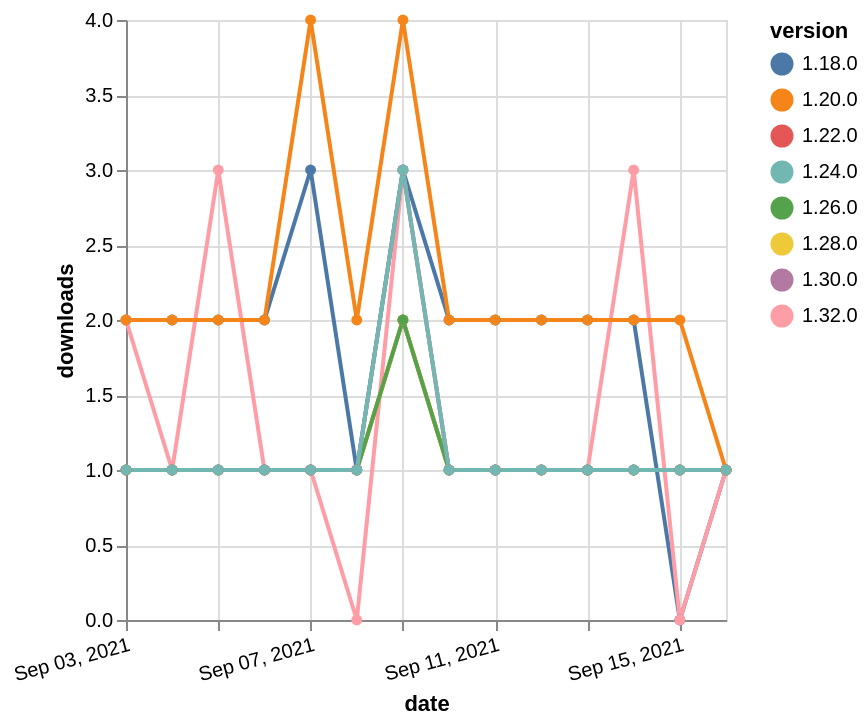

Source (Vega-Lite JSON):
### Vega-Lite specification from a JSON file in a GitHub repository (floating-point values rounded to 4 significant figures)
{"$schema": "https://vega.github.io/schema/vega-lite/v5.json", "description": "A simple bar chart with embedded data.", "data": {"values": [{"date": "2021-09-03", "total": 2328, "delta": 2, "version": "1.18.0"}, {"date": "2021-09-04", "total": 2330, "delta": 2, "version": "1.18.0"}, {"date": "2021-09-05", "total": 2332, "delta": 2, "version": "1.18.0"}, {"date": "2021-09-06", "total": 2334, "delta": 2, "version": "1.18.0"}, {"date": "2021-09-07", "total": 2337, "delta": 3, "version": "1.18.0"}, {"date": "2021-09-08", "total": 2338, "delta": 1, "version": "1.18.0"}, {"date": "2021-09-09", "total": 2341, "delta": 3, "version": "1.18.0"}, {"date": "2021-09-10", "total": 2343, "delta": 2, "version": "1.18.0"}, {"date": "2021-09-11", "total": 2345, "delta": 2, "version": "1.18.0"}, {"date": "2021-09-12", "total": 2347, "delta": 2, "version": "1.18.0"}, {"date": "2021-09-13", "total": 2349, "delta": 2, "version": "1.18.0"}, {"date": "2021-09-14", "total": 2351, "delta": 2, "version": "1.18.0"}, {"date": "2021-09-15", "total": 2351, "delta": 0, "version": "1.18.0"}, {"date": "2021-09-16", "total": 2352, "delta": 1, "version": "1.18.0"}, {"date": "2021-09-03", "total": 129, "delta": 2, "version": "1.32.0"}, {"date": "2021-09-04", "total": 130, "delta": 1, "version": "1.32.0"}, {"date": "2021-09-05", "total": 133, "delta": 3, "version": "1.32.0"}, {"date": "2021-09-06", "total": 134, "delta": 1, "version": "1.32.0"}, {"date": "2021-09-07", "total": 135, "delta": 1, "version": "1.32.0"}, {"date": "2021-09-08", "total": 135, "delta": 0, "version": "1.32.0"}, {"date": "2021-09-09", "total": 138, "delta": 3, "version": "1.32.0"}, {"date": "2021-09-10", "total": 139, "delta": 1, "version": "1.32.0"}, {"date": "2021-09-11", "total": 140, "delta": 1, "version": "1.32.0"}, {"date": "2021-09-12", "total": 141, "delta": 1, "version": "1.32.0"}, {"date": "2021-09-13", "total": 142, "delta": 1, "version": "1.32.0"}, {"date": "2021-09-14", "total": 145, "delta": 3, "version": "1.32.0"}, {"date": "2021-09-15", "total": 145, "delta": 0, "version": "1.32.0"}, {"date": "2021-09-16", "total": 146, "delta": 1, "version": "1.32.0"}, {"date": "2021-09-03", "total": 239, "delta": 1, "version": "1.22.0"}, {"date": "2021-09-04", "total": 240, "delta": 1, "version": "1.22.0"}, {"date": "2021-09-05", "total": 241, "delta": 1, "version": "1.22.0"}, {"date": "2021-09-06", "total": 242, "delta": 1, "version": "1.22.0"}, {"date": "2021-09-07", "total": 243, "delta": 1, "version": "1.22.0"}, {"date": "2021-09-08", "total": 244, "delta": 1, "version": "1.22.0"}, {"date": "2021-09-09", "total": 246, "delta": 2, "version": "1.22.0"}, {"date": "2021-09-10", "total": 247, "delta": 1, "version": "1.22.0"}, {"date": "2021-09-11", "total": 248, "delta": 1, "version": "1.22.0"}, {"date": "2021-09-12", "total": 249, "delta": 1, "version": "1.22.0"}, {"date": "2021-09-13", "total": 250, "delta": 1, "version": "1.22.0"}, {"date": "2021-09-14", "total": 251, "delta": 1, "version": "1.22.0"}, {"date": "2021-09-15", "total": 252, "delta": 1, "version": "1.22.0"}, {"date": "2021-09-16", "total": 253, "delta": 1, "version": "1.22.0"}, {"date": "2021-09-03", "total": 158, "delta": 1, "version": "1.28.0"}, {"date": "2021-09-04", "total": 159, "delta": 1, "version": "1.28.0"}, {"date": "2021-09-05", "total": 160, "delta": 1, "version": "1.28.0"}, {"date": "2021-09-06", "total": 161, "delta": 1, "version": "1.28.0"}, {"date": "2021-09-07", "total": 162, "delta": 1, "version": "1.28.0"}, {"date": "2021-09-08", "total": 163, "delta": 1, "version": "1.28.0"}, {"date": "2021-09-09", "total": 165, "delta": 2, "version": "1.28.0"}, {"date": "2021-09-10", "total": 166, "delta": 1, "version": "1.28.0"}, {"date": "2021-09-11", "total": 167, "delta": 1, "version": "1.28.0"}, {"date": "2021-09-12", "total": 168, "delta": 1, "version": "1.28.0"}, {"date": "2021-09-13", "total": 169, "delta": 1, "version": "1.28.0"}, {"date": "2021-09-14", "total": 170, "delta": 1, "version": "1.28.0"}, {"date": "2021-09-15", "total": 171, "delta": 1, "version": "1.28.0"}, {"date": "2021-09-16", "total": 172, "delta": 1, "version": "1.28.0"}, {"date": "2021-09-03", "total": 183, "delta": 1, "version": "1.26.0"}, {"date": "2021-09-04", "total": 184, "delta": 1, "version": "1.26.0"}, {"date": "2021-09-05", "total": 185, "delta": 1, "version": "1.26.0"}, {"date": "2021-09-06", "total": 186, "delta": 1, "version": "1.26.0"}, {"date": "2021-09-07", "total": 187, "delta": 1, "version": "1.26.0"}, {"date": "2021-09-08", "total": 188, "delta": 1, "version": "1.26.0"}, {"date": "2021-09-09", "total": 190, "delta": 2, "version": "1.26.0"}, {"date": "2021-09-10", "total": 191, "delta": 1, "version": "1.26.0"}, {"date": "2021-09-11", "total": 192, "delta": 1, "version": "1.26.0"}, {"date": "2021-09-12", "total": 193, "delta": 1, "version": "1.26.0"}, {"date": "2021-09-13", "total": 194, "delta": 1, "version": "1.26.0"}, {"date": "2021-09-14", "total": 195, "delta": 1, "version": "1.26.0"}, {"date": "2021-09-15", "total": 196, "delta": 1, "version": "1.26.0"}, {"date": "2021-09-16", "total": 197, "delta": 1, "version": "1.26.0"}, {"date": "2021-09-03", "total": 2495, "delta": 2, "version": "1.20.0"}, {"date": "2021-09-04", "total": 2497, "delta": 2, "version": "1.20.0"}, {"date": "2021-09-05", "total": 2499, "delta": 2, "version": "1.20.0"}, {"date": "2021-09-06", "total": 2501, "delta": 2, "version": "1.20.0"}, {"date": "2021-09-07", "total": 2505, "delta": 4, "version": "1.20.0"}, {"date": "2021-09-08", "total": 2507, "delta": 2, "version": "1.20.0"}, {"date": "2021-09-09", "total": 2511, "delta": 4, "version": "1.20.0"}, {"date": "2021-09-10", "total": 2513, "delta": 2, "version": "1.20.0"}, {"date": "2021-09-11", "total": 2515, "delta": 2, "version": "1.20.0"}, {"date": "2021-09-12", "total": 2517, "delta": 2, "version": "1.20.0"}, {"date": "2021-09-13", "total": 2519, "delta": 2, "version": "1.20.0"}, {"date": "2021-09-14", "total": 2521, "delta": 2, "version": "1.20.0"}, {"date": "2021-09-15", "total": 2523, "delta": 2, "version": "1.20.0"}, {"date": "2021-09-16", "total": 2524, "delta": 1, "version": "1.20.0"}, {"date": "2021-09-03", "total": 182, "delta": 1, "version": "1.30.0"}, {"date": "2021-09-04", "total": 183, "delta": 1, "version": "1.30.0"}, {"date": "2021-09-05", "total": 184, "delta": 1, "version": "1.30.0"}, {"date": "2021-09-06", "total": 185, "delta": 1, "version": "1.30.0"}, {"date": "2021-09-07", "total": 186, "delta": 1, "version": "1.30.0"}, {"date": "2021-09-08", "total": 187, "delta": 1, "version": "1.30.0"}, {"date": "2021-09-09", "total": 190, "delta": 3, "version": "1.30.0"}, {"date": "2021-09-10", "total": 191, "delta": 1, "version": "1.30.0"}, {"date": "2021-09-11", "total": 192, "delta": 1, "version": "1.30.0"}, {"date": "2021-09-12", "total": 193, "delta": 1, "version": "1.30.0"}, {"date": "2021-09-13", "total": 194, "delta": 1, "version": "1.30.0"}, {"date": "2021-09-14", "total": 195, "delta": 1, "version": "1.30.0"}, {"date": "2021-09-15", "total": 196, "delta": 1, "version": "1.30.0"}, {"date": "2021-09-16", "total": 197, "delta": 1, "version": "1.30.0"}, {"date": "2021-09-03", "total": 329, "delta": 1, "version": "1.24.0"}, {"date": "2021-09-04", "total": 330, "delta": 1, "version": "1.24.0"}, {"date": "2021-09-05", "total": 331, "delta": 1, "version": "1.24.0"}, {"date": "2021-09-06", "total": 332, "delta": 1, "version": "1.24.0"}, {"date": "2021-09-07", "total": 333, "delta": 1, "version": "1.24.0"}, {"date": "2021-09-08", "total": 334, "delta": 1, "version": "1.24.0"}, {"date": "2021-09-09", "total": 337, "delta": 3, "version": "1.24.0"}, {"date": "2021-09-10", "total": 338, "delta": 1, "version": "1.24.0"}, {"date": "2021-09-11", "total": 339, "delta": 1, "version": "1.24.0"}, {"date": "2021-09-12", "total": 340, "delta": 1, "version": "1.24.0"}, {"date": "2021-09-13", "total": 341, "delta": 1, "version": "1.24.0"}, {"date": "2021-09-14", "total": 342, "delta": 1, "version": "1.24.0"}, {"date": "2021-09-15", "total": 343, "delta": 1, "version": "1.24.0"}, {"date": "2021-09-16", "total": 344, "delta": 1, "version": "1.24.0"}]}, "width": "container", "mark": {"type": "line", "point": {"filled": true}}, "encoding": {"x": {"field": "date", "type": "temporal", "timeUnit": "yearmonthdate", "title": "date", "axis": {"labelAngle": -15}}, "y": {"field": "delta", "type": "quantitative", "title": "downloads"}, "color": {"field": "version", "type": "nominal"}, "tooltip": {"field": "delta"}}}
